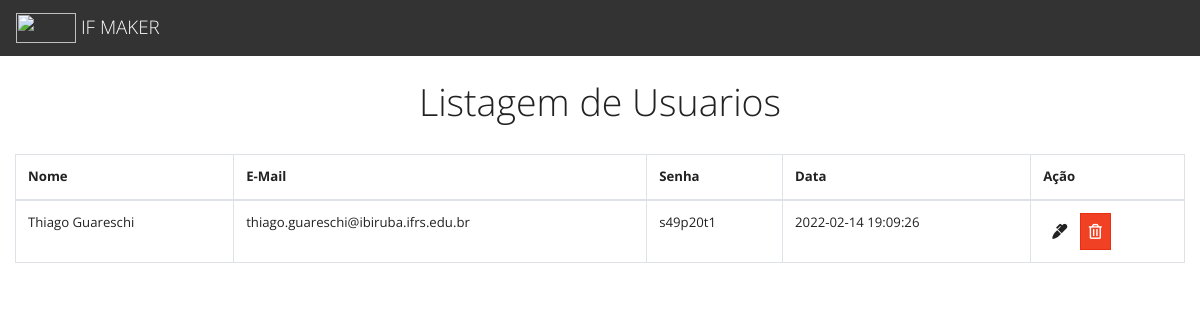
The app's page /listagemUsuarios.php with its own data.
### tables this page shows
CREATE TABLE `usuario` (
  `id` int(11) NOT NULL,
  `nome` varchar(100) NOT NULL,
  `email` varchar(100) NOT NULL,
  `senha` varchar(30) NOT NULL,
  `data` timestamp NOT NULL DEFAULT current_timestamp()
);

### listagemUsuarios.php (the view, shortened to what this page needs)
<?php include("db.php"); ?>
<?php include('includes/header.php'); ?>
      <br>
      <h1 class="d-flex justify-content-center align-items-center">Listagem de Usuarios</h1>
      <br>
    <div class="col-md-12">
      <table class="table table-bordered">
        <thead>
          <tr>
            <th>Nome</th>
            <th>E-Mail</th>
            <th>Senha</th>
            <th>Data</th>
            <th>Ação</th>
          </tr>
        </thead>
        <tbody>
          <?php
          $query = "SELECT * FROM usuario";
          $result_tasks = mysqli_query($conn, $query);
          while($row = mysqli_fetch_assoc($result_tasks)) { ?>
          <tr>
            <td><?php echo $row['nome']; ?></td>
            <td><?php echo $row['email']; ?></td>
            <td><?php echo $row['senha']; ?></td>
            <td><?php echo $row['data']; ?></td>
            <td>
              <a href="edit_user.php?id=<?php echo $row['id']?>" class="btn upload/n-secondary">
                <i class="fas fa-marker"></i>
              </a>
              <a href="delete_user.php?id=<?php echo $row['id']?>" class="btn btn-danger">
                <i class="far fa-trash-alt"></i>
              </a>
            </td>
          </tr>
          <?php } ?>
        </tbody>
      </table>
    </div>
<?php include('includes/footer.php'); ?>

### records on screen
usuario: nome "Thiago Guareschi", email "thiago.guareschi@ibiruba.ifrs.edu.br", senha "s49p20t1", data "2022-02-14 19:09:26"
